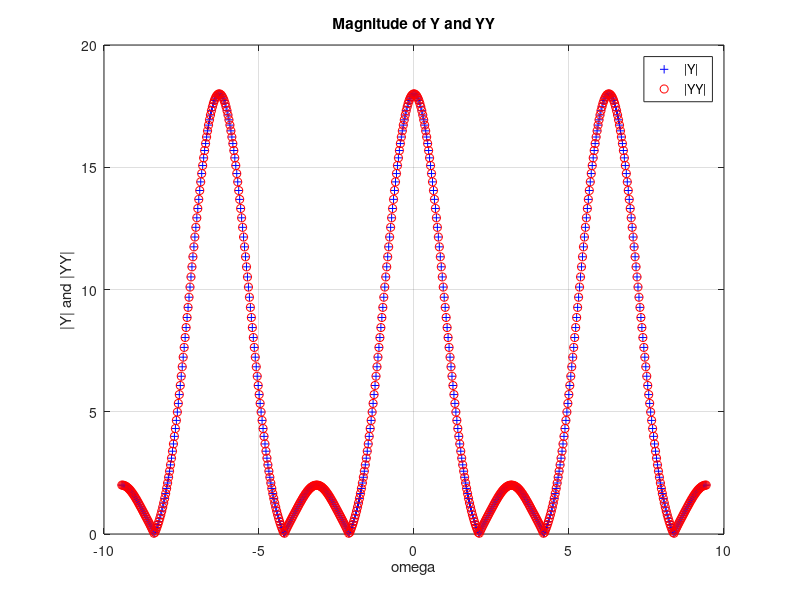
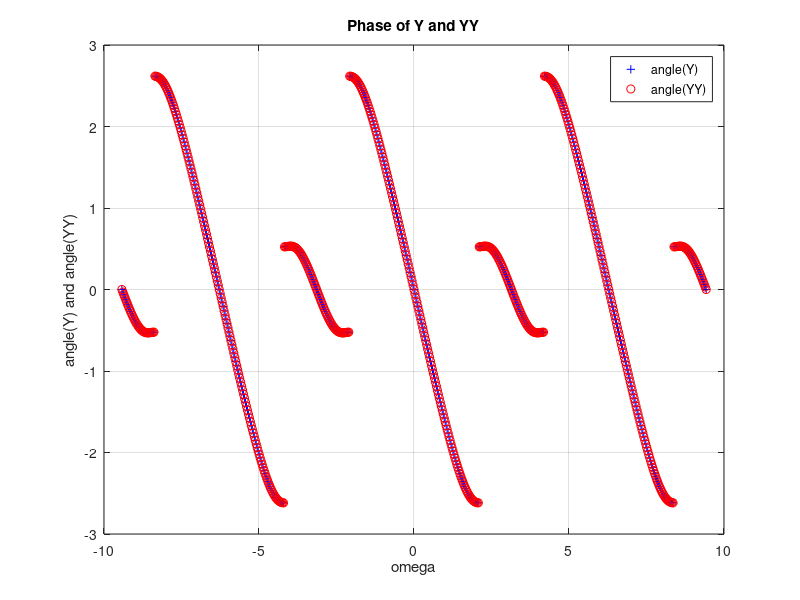

Write the MATLAB code that produced these figures, in order.
clc; clear all; close all;

h = [3 2 1];
x = [1 1 1];

omega = [-3*pi:pi/100:3*pi];

H = 3 + 2*exp(-i*omega) + exp(-2i*omega);
X = 1 + exp(-i*omega) + exp(-2i*omega);

y = conv(x, h);

Y = X.*H;

YY = 3 + 5*exp(-i*omega) + 6*exp(-2i*omega) + 3*exp(-3i*omega) + exp(-4i*omega);

figure;
plot(omega, abs(Y), '+', 'Color', 'b'); 
title('Magnitude of Y and YY')

hold on;
plot(omega, abs(YY), 'o', 'Color', 'r'); 
hold off;

legend('|Y|','|YY|');
xlabel('omega');
ylabel('|Y| and |YY|');
grid on;

figure;
plot(omega, angle(Y), '+', 'Color', 'b'); 
title('Phase of Y and YY')

hold on;
plot(omega, angle(YY), 'o', 'Color', 'r'); 
hold off;

legend('angle(Y)','angle(YY)');
xlabel('omega');
ylabel('angle(Y) and angle(YY)');
grid on;